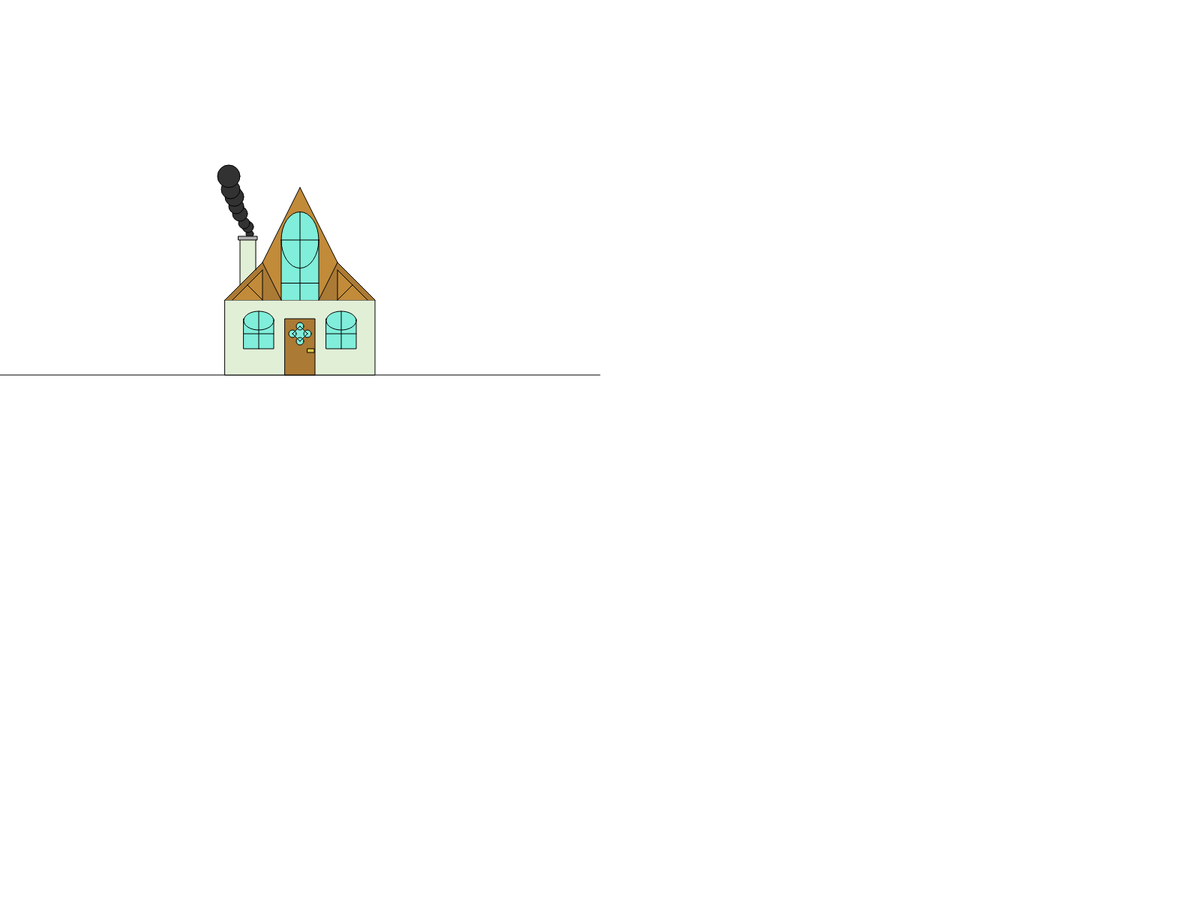
Frame 1 (no input)
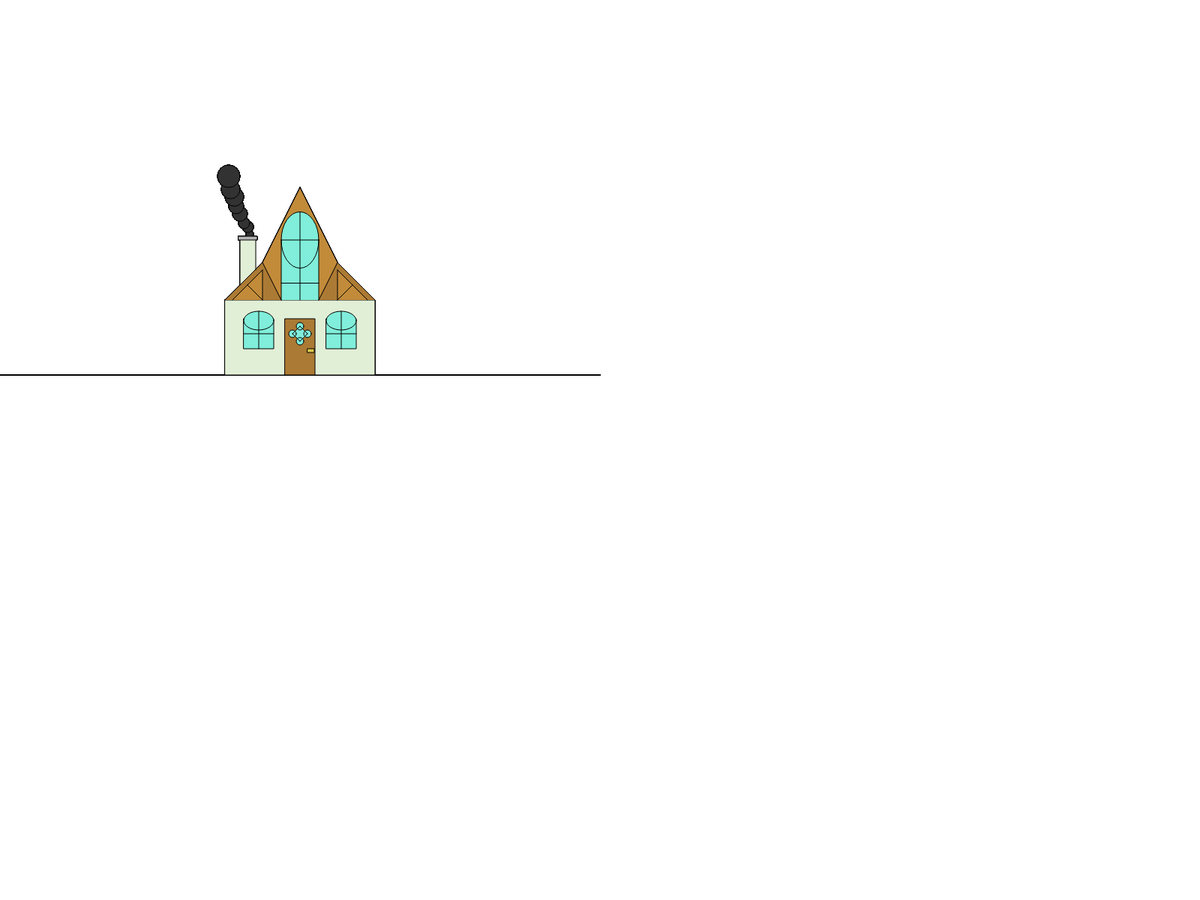
Frame 60 (no input)
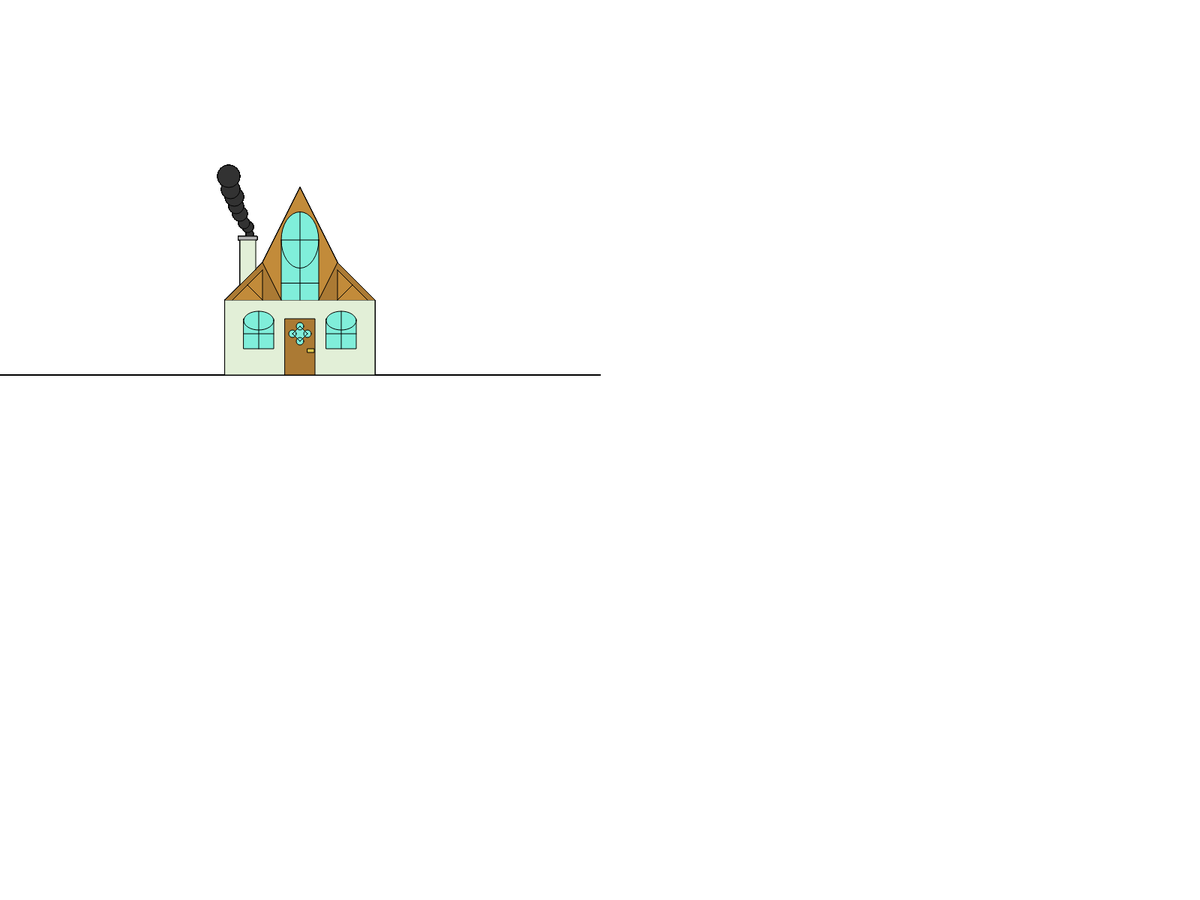
Frame 120 (the mouse pressed at the canvas centre since frame 60)

The p5.js sketch that drew these frames (run headless with seeded random() and noise() and a simulated clock; from frame 60 on, the mouse is pressed at the canvas centre):

// p5.js sketch
// ── sketch.js
/*
House Assignment
Created by Sebastian Folch
March 18, 2019
*/
function setup() {
  // Create a Canvas
  createCanvas(1600,1200);
}

function draw() {
  //make sure the house will still fit on the canvas 0 to 2 will work
  let scale=1;
  //Ground
  line(scale*0,scale*500,scale*800,scale*500);
  //Code to draw the house
//House walls
fill(226,239,215);
rect(scale*300,scale*400,scale*200,scale*100);
//the shape that allows me to paint the chimmny
noStroke();
fill(226,239,215);
rect(scale*320,scale*320,scale*22,scale*60);
//the shapes that allowed me to paint the roof
fill(194,139,58);
triangle(scale*400,scale*250,scale*450,scale*350,scale*350,scale*350);
triangle(scale*350,scale*350,scale*375,scale*350,scale*375,scale*400);
triangle(scale*450,scale*350,scale*425,scale*350,scale*425,scale*400);
fill(171,122,52);
triangle(scale*350,scale*350,scale*375,scale*400,scale*300,scale*400);
triangle(scale*450,scale*350,scale*500,scale*400,scale*425,scale*400);
//shapes that allow me to paint the decorations
fill(194,139,58);
triangle(scale*310,scale*400,scale*350,scale*360,scale*350,scale*400);
triangle(scale*490,scale*400,scale*450,scale*360,scale*450,scale*400);
//to allow me to paint the upper window
fill(128,238,218);
rect(scale*375,scale*320,scale*50,scale*80);
// Roof design
stroke(0,0,0);
line(scale*300,scale*400,scale*350,scale*350);
line(scale*500,scale*400,scale*450,scale*350);
line(scale*450,scale*350,scale*400,scale*250);
line(scale*350,scale*350,scale*400,scale*250);
// Top window
ellipseMode(CENTER)
ellipse(scale*400,scale*320,scale*50,scale*75);
line(scale*375,scale*400,scale*375,scale*320);
line(scale*425,scale*400,scale*425,scale*320);
line(scale*400,scale*400,scale*400,scale*282.5);
line(scale*375,scale*377.5,scale*425,scale*377.5);
line(scale*375,scale*320,scale*425,scale*320);
// Left window
ellipseMode(CORNER);
rect(scale*325,scale*425,scale*40,scale*40);
ellipse(scale*325,scale*415,scale*40,scale*25);
line(scale*345,scale*465,scale*345,scale*415);
line(scale*325,scale*445,scale*365,scale*445);
//Right window
ellipseMode(CORNER);
rect(scale*435,scale*425,scale*40,scale*40);
ellipse(scale*435,scale*415,scale*40,scale*25);
line(scale*455,scale*465,scale*455,scale*415);
line(scale*435,scale*445,scale*475,scale*445);
//Door design
fill(171,122,52);
ellipseMode(CENTER);
rect(scale*380,scale*425,scale*40,scale*75);
fill(128,238,218);
noStroke();
triangle(scale*400,scale*435,scale*390,scale*445,scale*410,scale*445);
triangle(scale*400,scale*455,scale*390,scale*445,scale*410,scale*445);
stroke(0,0,0);
ellipse(scale*400,scale*435,scale*10,scale*10);
ellipse(scale*400,scale*455,scale*10,scale*10);
ellipse(scale*390,scale*445,scale*10,scale*10);
ellipse(scale*410,scale*445,scale*10,scale*10);
line(scale*400,scale*435,scale*390,scale*445);
line(scale*400,scale*435,scale*410,scale*445);
line(scale*400,scale*455,scale*390,scale*445);
line(scale*400,scale*455,scale*410,scale*445);
fill(221,199,79);
rect(scale*410,scale*465,scale*9,scale*5);
//Left decoration
line(scale*310,scale*400,scale*350,scale*360);
line(scale*350,scale*360,scale*350,scale*400);
line(scale*330,scale*380,scale*350,scale*400);
line(scale*350,scale*350,scale*375,scale*400);
//Right decoration
line(scale*490,scale*400,scale*450,scale*360);
line(scale*450,scale*360,scale*450,scale*400);
line(scale*470,scale*380,scale*450,scale*400);
line(scale*450,scale*350,scale*425,scale*400);
//Smoke
fill(50,50,50);
ellipseMode(CORNER);
ellipse(scale*328,scale*307,scale*10,scale*10);
ellipse(scale*323,scale*295,scale*15,scale*15);
ellipse(scale*318,scale*290,scale*15,scale*15);
ellipse(scale*310,scale*275,scale*20,scale*20);
ellipse(scale*305,scale*265,scale*20,scale*20);
ellipse(scale*300,scale*250,scale*25,scale*25);
ellipse(scale*295,scale*240,scale*25,scale*25);
ellipse(scale*290,scale*220,scale*30,scale*30);
//chimmny
fill(179,179,179);
line(scale*320,scale*380,scale*320,scale*320);
rect(scale*318,scale*315,scale*25,scale*5);
line(scale*341,scale*320,scale*341,scale*360);
}
